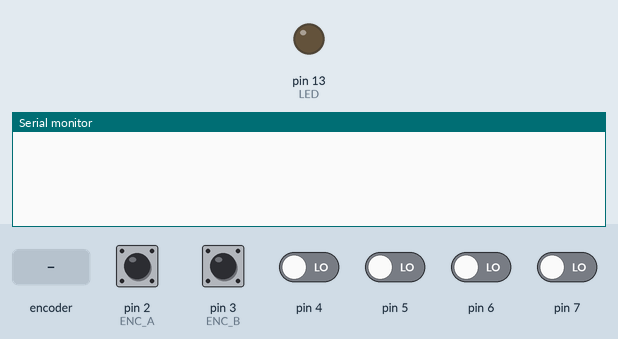
A sketch run on a simulated Arduino Uno, built with avr-gcc and run on an emulated ATmega328P. On the bench: output pins drawn as LEDs (lit = HIGH), the last lines printed to the serial monitor. The test bench sets the inputs (shaded band); at power-on: pin 2 (ENC_A), pin 3 (ENC_B) HIGH, pin 4–7 LOW.

Above: at 1.2 s.
1.3 s: rotary encoder on pin 2 (ENC_A) / pin 3 (ENC_B) turned 1 step (first pin leading)
At 1.7 s:
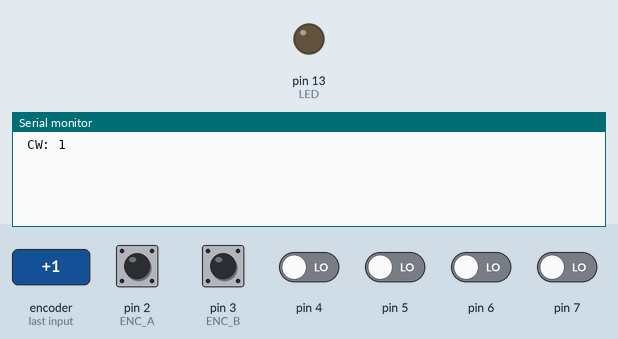
3.0 s: rotary encoder on pin 2 (ENC_A) / pin 3 (ENC_B) turned 2 steps (second pin leading)
At 4.3 s:
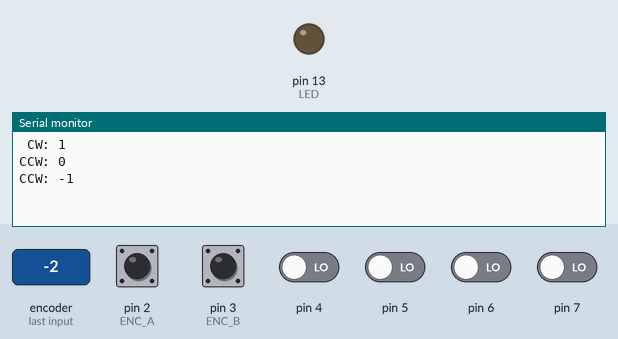

The sketch:

encoder_5_avago_heds.ino
```cpp
/*
 * A sketch by Nicola Ariutti - 2018/02/21
 * Going to test an Avago HEDS-9000#T00
 * Two channel Optical Incremental Encoder Module.
 *
 * To be used with the "processing_osc_A_B" sketch
 * in order to figure out how the quadrature works.
 */

const int LED = 13;
const int ENC_A = 2;
const int ENC_B = 3;
uint8_t shift = 2;

byte bCurrent;
byte bPrevious;

boolean bSendSerialData = false;

int integrator = 0;

enum STATE
{
  ENC_IDLE,
  ENC_CW,
  ENC_CCW
} state;


/*SETUP **********************************/
void setup()
{
  Serial.begin( 9600 );
  //Serial.begin( 9600 );


  // turn off this annoying LED
  pinMode( LED, OUTPUT );
  digitalWrite( LED, LOW );


  // set pins as inputs
  pinMode( ENC_A, INPUT );
  pinMode( ENC_B, INPUT );


  // bit shift 4 bits in order to read
  // pin 4 and 5 as the least significant
  bCurrent = PIND >> shift;
  bCurrent = bCurrent & B00000011;
  bPrevious = bCurrent;

  /*
  //intial print
  Serial.println();
  Serial.println( "Initial print: " );
  debug();
  */
}


/* LOOP **********************************/
void loop()
{
  // read the status of the two pins
  // (bit 2 and 3 of PORTD register respectively).
  // Do a bit shift operation to discard TX and RX bit information
  bCurrent = PIND >> shift;
  // Do an AND to discard information from the other digital pins
  bCurrent = bCurrent & B00000011;


  if( bCurrent != bPrevious )
  {
    if( ( bCurrent == 1 && bPrevious == 0 ) ||
    ( bCurrent == 3 && bPrevious == 1 ) ||
    ( bCurrent == 2 && bPrevious == 3 ) ||
    ( bCurrent == 0 && bPrevious == 2 ) )
    {
      state = ENC_CW;
      if(bCurrent == 0 && bPrevious == 2)
      {
        integrator ++;
        Serial.print(" CW: ");
        Serial.println(integrator);
        //if( bSendSerialData )
        //  Serial.write(1);
      }
    }
    else if( ( bCurrent == 2 && bPrevious == 0 ) ||
    ( bCurrent == 3 && bPrevious == 2 ) ||
    ( bCurrent == 1 && bPrevious == 3 ) ||
    ( bCurrent == 0 && bPrevious == 1 ) )
    {
      state = ENC_CCW;
      if(bCurrent == 0 && bPrevious == 1)
      {
        integrator --;
        Serial.print("CCW: ");
        Serial.println(integrator);
        //if( bSendSerialData )
        //  Serial.write(2);
       }
    }

    //if( bCurrent == 0  )
     // Serial.println();
    //Serial.print( state );
    //Serial.print(" - ");

    bPrevious = bCurrent;
    //debug();
  }

  /*
  uint8_t a = digitalRead(ENC_A);
  uint8_t b = digitalRead(ENC_B);

  if( bSendSerialData )
  {
    Serial.write(128);
    Serial.write( a );
    Serial.write(129);
    Serial.write( b );
    //Serial.print(a);
    //Serial.print(" - ");
    //Serial.println(b);
  }
  */
}


/* SERIAL EVENT **************************/
void serialEvent()
{
  byte b = Serial.read();
  if (b == 'o' || b == 'O')
    bSendSerialData = true;
  else if (b == 'c' || b == 'C')
    bSendSerialData = false;
  //else if (b == 'r')
    // do something like a reset
}


/* DEBUG *********************************/
void debug()
{
   //Serial.print(" [");
   Serial.println( bCurrent );
   //Serial.print( " : " );
   //Serial.print( bCurrent, BIN );
   //Serial.println("]");
}
```

Measured:
- after the input at 1.3 s, the serial monitor: prints a new line at once (image 1)
- after the input at 3.0 s, the serial monitor: prints a new line at once (image 2)
